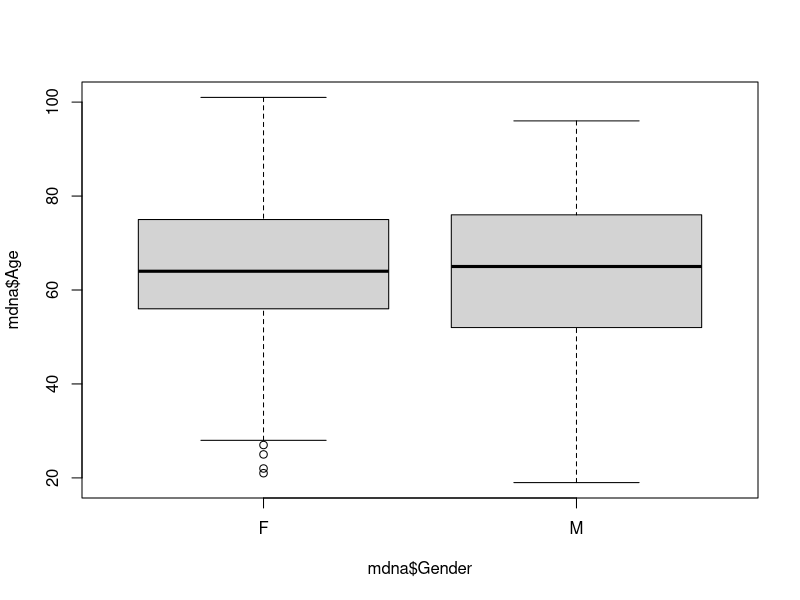
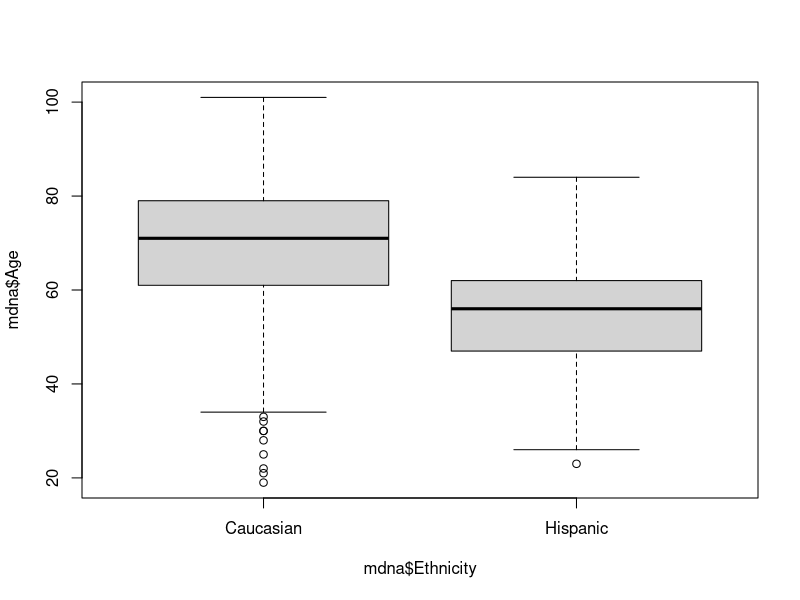
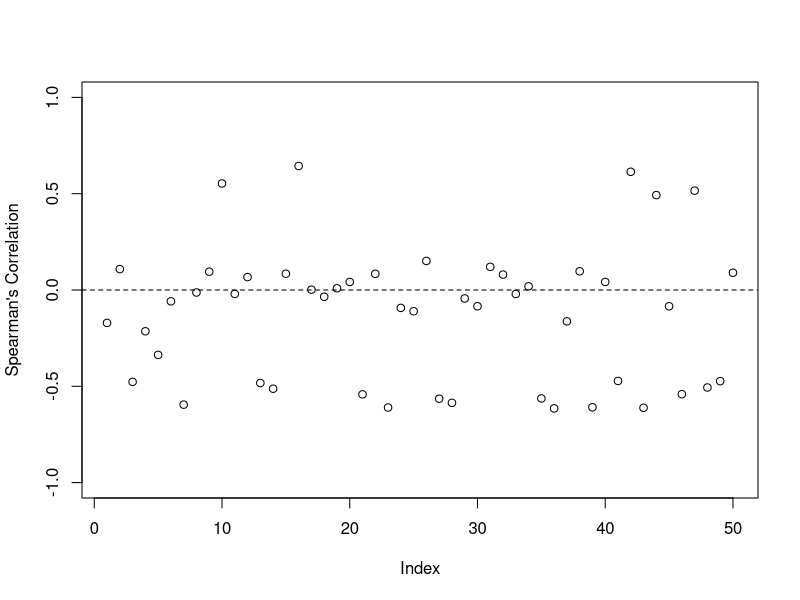
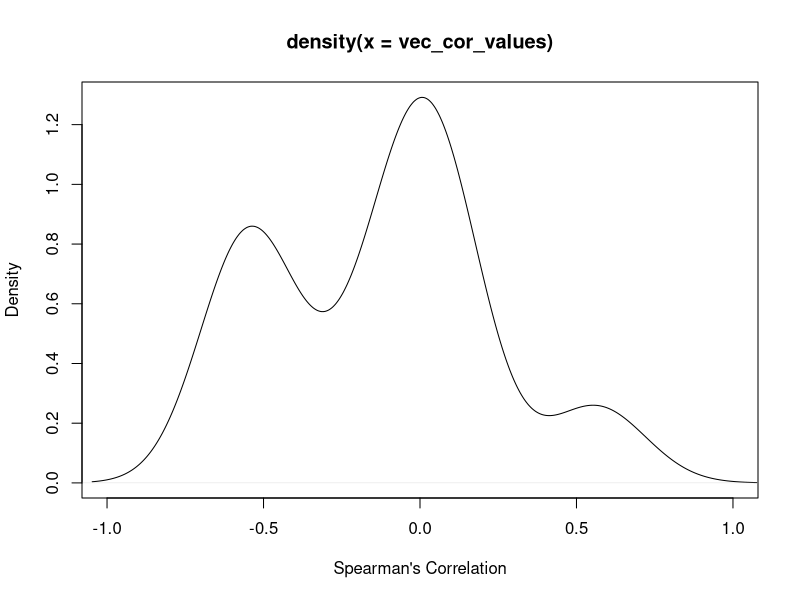
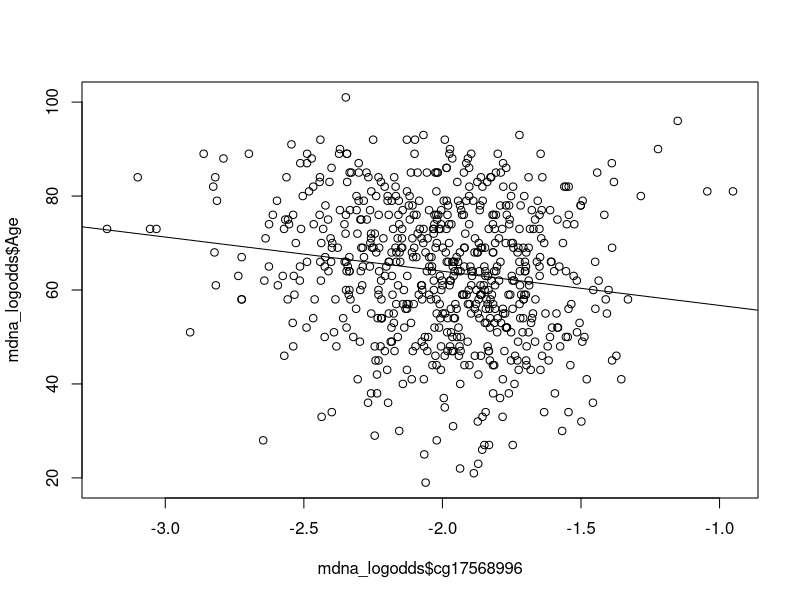
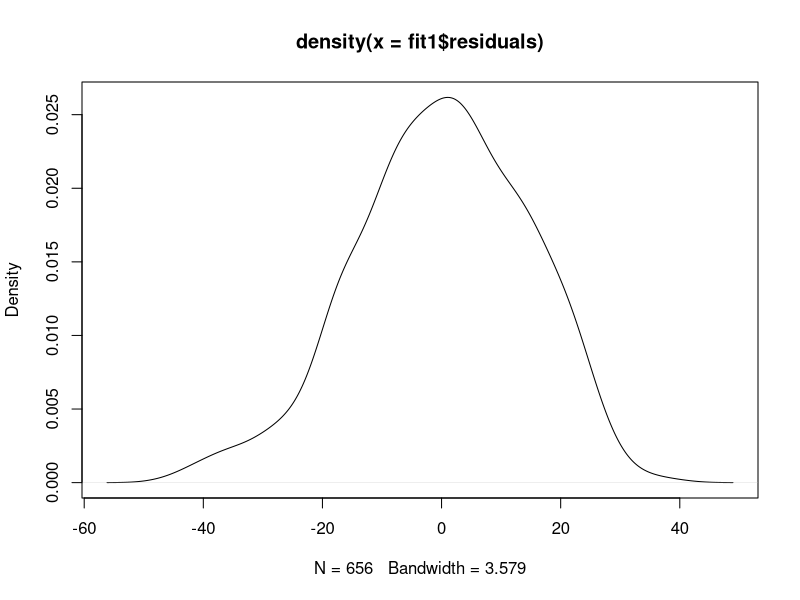
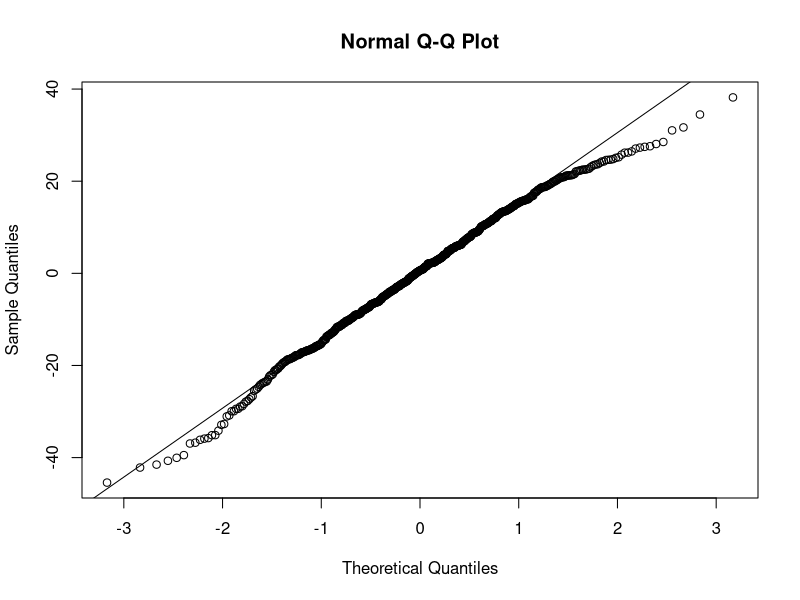
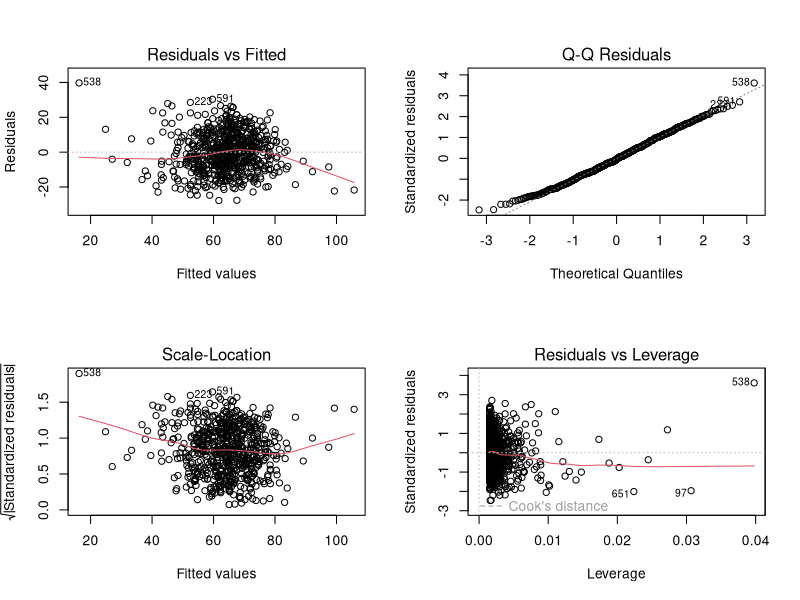

These charts were generated, in order, by the following R code:
## ---- chunk 1
knitr::opts_chunk$set(echo = TRUE,
                      warning = TRUE,
                      message = TRUE, 
                      fig.align = "center",
                      fig.asp = 0.618,
                      fig.width = 10,
                      dpi = 200, 
                      out.width = "75%")
## ---- chunk 2
library(here)       # easy directory management, as here("YOUR/FILE/PATH")
library(data.table) # fast data wrangling
library(magrittr)   # use of pipe operator `%>%`
library(ggplot2)    # graphics
library(nortest)    # normality assessment test
## ---- chunk 3
# base R
mdna <- read.csv(here("data/methDNA_data_Hannun_etal_2013.csv"), header = TRUE)

# alternative: using data.table's fread()
# mdna <- fread(here("data/methDNA_data_Hannun_etal_2013.csv"), header = TRUE)
## ---- chunk 4
# look at first 8 cols from the data
head(mdna[, 1:8])
## ---- chunk 5
# get a vector with all column names with their pattern starting with "cg" (i.e., the names of all CpG probes)
vec_probe <- grep("^cg", colnames(mdna), value = TRUE)
## ---- chunk 6
# Look through the group categories
table(mdna$Gender)
table(mdna$Ethnicity)

# gender and ethnicity
table(mdna$Ethnicity, mdna$Gender)

# proportions
round(prop.table(table(mdna$Ethnicity, mdna$Gender), margin = 2), 2)
round(prop.table(table(mdna$Ethnicity, mdna$Gender), margin = 1), 2)

# Pearson's Chi-squared test
chisq.test(table(mdna$Gender, mdna$Ethnicity))
## ---- chunk 7
# Gender and Age
boxplot(mdna$Age ~ mdna$Gender)

quantile(subset(mdna, Gender == "F")$Age)
quantile(subset(mdna, Gender == "M")$Age)

# Mann-Whitney U test
wilcox.test(mdna$Age ~ mdna$Gender)
## ---- chunk 8
# ggplot2 alternatives

# boxplot:
# ggplot(mdna, aes(x = Gender, y = Age)) +
#   geom_boxplot()

# density plot:
# ggplot(mdna, aes(Age, fill = Gender)) +
#   geom_density(alpha = 0.5)
## ---- chunk 9
# Ethnicity and Age
boxplot(mdna$Age ~ mdna$Ethnicity)

quantile(subset(mdna, Ethnicity == "Caucasian")$Age)
quantile(subset(mdna, Ethnicity == "Hispanic")$Age)

# Mann-Whitney U test
wilcox.test(mdna$Age ~ mdna$Ethnicity)
## ---- chunk 10
# ggplot2 alternatives

# boxplot:
# ggplot(mdna, aes(x = Ethnicity, y = Age)) +
#   geom_boxplot()

# density plot:
# ggplot(mdna, aes(Age, fill = Ethnicity)) +
#   geom_density(alpha = 0.5)
## ---- chunk 11
# base summary
summary(mdna[, vec_probe])

# limits of all CpG values
range(apply(mdna[, vec_probe], 2, min), 
      apply(mdna[, vec_probe], 2, max))
## ---- chunk 12
# try: 

# plot(apply(mdna[, vec_probe], 2, min), ylim = c(0, 1), pch = 16, col = 2, type = "l")
# lines(apply(mdna[, vec_probe], 2, max), pch = 16, col = 3)
## ---- chunk 13
# function for the log-odds transformation
logodds_trans <- function(p) log(p / (1 - p))
## ---- chunk 14
# transform the percentage values into log-odds
probe_logodds <- apply(mdna[, vec_probe], 2, logodds_trans)

# create data frame to work with
mdna_logodds <- data.frame(mdna[, 1:4], probe_logodds)
## ---- chunk 15
# CpG probes correlation with Age
vec_cor_values <- sapply(seq(vec_probe), function(x) cor(mdna_logodds$Age, mdna_logodds[, vec_probe[x]], method = "spearman"))

# look at the correlation values between each probe and Age
plot(vec_cor_values, ylim = c(-1, 1), ylab = "Spearman's Correlation")
abline(h = 0, lty = 2)

# density plot
plot(density(vec_cor_values), xlab = "Spearman's Correlation", xlim = c(-1, 1))

# save the CpG probes ordered by their absolute correlation value
vec_probe_cor <- vec_probe[order(abs(vec_cor_values), decreasing = TRUE)]
## ---- chunk 16
# CpG: cg17568996


# linear regression: formula as Y ~ x
fit1 <- lm(Age ~ cg17568996, data = mdna_logodds)
fit1

# look at the models' summary
summary(fit1)

plot(mdna_logodds$cg17568996, mdna_logodds$Age)
abline(fit1)
## ---- chunk 17
# residual analysis
resid(fit1)
fit1$residuals


# density plot
plot(density(fit1$residuals))


# Q-Q plot
qqnorm(fit1$residuals)
qqline(fit1$residuals)
## ---- chunk 18
# proposal 1: Shapiro-Wilk normality test
shapiro.test(fit1$residuals)

# proposal 2: Lilliefors (Kolmogorov-Smirnov) normality test
nortest::lillie.test(fit1$residuals)
## ---- chunk 19
# pred_fit1 <- ___


# look at the fitted results
# ___
## ---- chunk 20
# vector with percentages of interest
methylation_interest <- c(0.1, 0.25, 0.5, 0.75, 0.9)
# don't forget to transform the data!


# predictions_fit1 <- ___
## ---- chunk 21
# CpG probe: cg22736354

# linear regression
fit2 <- lm(Age ~ cg22736354, data = mdna_logodds)

# summary
summary(fit2)
## ---- chunk 22
# residuals analysis
par(mfrow = c(2,2))
plot(fit2)
par(mfrow = c(1,1))
## ---- chunk 23
methylation_interest <- c(0.1, 0.25, 0.5, 0.75, 0.9)
logodds_trans(methylation_interest)

pred_fit2 <- predict(fit2, 
                     newdata = data.frame(
                       cg22736354 = logodds_trans(methylation_interest)))
pred_fit2
summary(fit2)
plot(mdna_logodds$cg22736354, mdna_logodds$Age)
abline(fit2)
abline(0,1, lty = 2)

# fitted results
# ___
## ---- chunk 24
# predictions_fit2 <- ___
## ---- chunk 25
# try:

par(mfrow = c(1, 2))
plot(mdna_logodds$Age, predict(fit1), xlim = c(0, 100), ylim = c(0, 100), xlab = "Age, years", ylab = "Fitted age, fit1")
abline(lm(predict(fit1) ~ mdna_logodds$Age))
abline(0,1, lty = 2, col = "gray55")
plot(mdna_logodds$Age, predict(fit2), xlim = c(0, 100), ylim = c(0, 100), xlab = "Age, years", ylab = "Fitted age, fit2")
abline(lm(predict(fit2) ~ mdna_logodds$Age))
abline(0,1, lty = 2, col = "gray55")
par(mfrow = c(1, 1))
## ---- chunk 26
# CpG: cg22736354

# define gender as a factor with "female" as reference
mdna_logodds$Gender <- relevel(factor(mdna_logodds$Gender), ref = "F")


# fit the model
fit2_g <- lm(Age ~ cg22736354 + Gender, data = mdna_logodds)


# summary
summary(fit2)
summary(fit2_g)
## ---- chunk 27
# assessing normality of residuals
# ___
## ---- chunk 28
# predictions for age in each gender
# pred_g_female <- ___
# pred_g_male <- ___
## ---- chunk 29
# CpG: cg22736354


# define gender as a factor with the caucasian group as reference level
mdna_logodds$Ethnicity <- relevel(factor(mdna_logodds$Ethnicity), ref = "Caucasian")


# fit the model
fit2_e <- lm(Age ~ cg22736354 + Ethnicity, data = mdna_logodds)


# summary
summary(fit2_e)

plot(mdna_logodds$cg22736354, mdna_logodds$Age, col = mdna_logodds$Ethnicity, pch = 16)
abline(fit2_e)
## ---- chunk 30
# assessing normality of residuals
shapiro.test(fit2_e$residuals)

plot(density(fit2_e$residuals))
## ---- chunk 31
# predictions for age in europeans and mexicans
pred_e_cauc <- predict(fit2_e, newdata = data.frame(
  cg22736354 = mdna_logodds$cg22736354,
  Ethnicity = "Caucasian"))
pred_e_hisp <- predict(fit2_e, newdata = data.frame(
  cg22736354 = mdna_logodds$cg22736354,
  Ethnicity = "Hispanic"))
## ---- chunk 32
# try:

plot(mdna_logodds$Age, predict(fit2_e), xlim = c(0, 100), ylim = c(0, 100), col = mdna_logodds$Ethnicity, pch = 16)
abline(lm(predict(fit2_e) ~ mdna_logodds$Age))
abline(0,1, lty = 2)

plot(mdna_logodds$Age, predict(fit2_e), xlim = c(0, 100), ylim = c(0, 100), col = mdna_logodds$Ethnicity, pch = 16)
abline(0,1, lty = 2)
abline(lm(pred_e_cauc ~ mdna_logodds$Age), lwd = 3, col = 1)
abline(lm(pred_e_hisp ~ mdna_logodds$Age), lwd = 3, col = 2)
## ---- chunk 33
# adding ethnicity interaction
fit3 <- lm(Age ~ cg22736354*Ethnicity, data = mdna_logodds)


# summary
summary(fit3)
## ---- chunk 34
# predictions for age in the two groups
# ___
## ---- chunk 35
# run a simple linear model on every CpG probe available


# define empty data frame
# simple_lm <- data.frame()


# run for loop
# for(i in seq(vec_probe)) {
#   
#   # define formula to use
#   fit_formula <- as.formula(paste0("Age ~ ", vec_probe[i]))
#   # fit linear model
#   fit <- lm(fit_formula, data = mdna_logodds)
#   # model summary
#   fit_summary <- summary(fit)
#   
#   # create a simple data frame with information about the model
#   out <- data.frame(coef = vec_probe[i], 
#                     estimate = fit_summary$coefficients[2,1], 
#                     estimate_p = fit_summary$coefficients[2,4], 
#                     r_rquared = fit_summary$r.squared,
#                     r_rquared_adj = fit_summary$adj.r.squared,
#                     aic = AIC(fit),
#                     bic = BIC(fit)
#                     )
#   
#   # join rows of each model in output
#   simple_lm <- rbind(simple_lm, out)
# }
